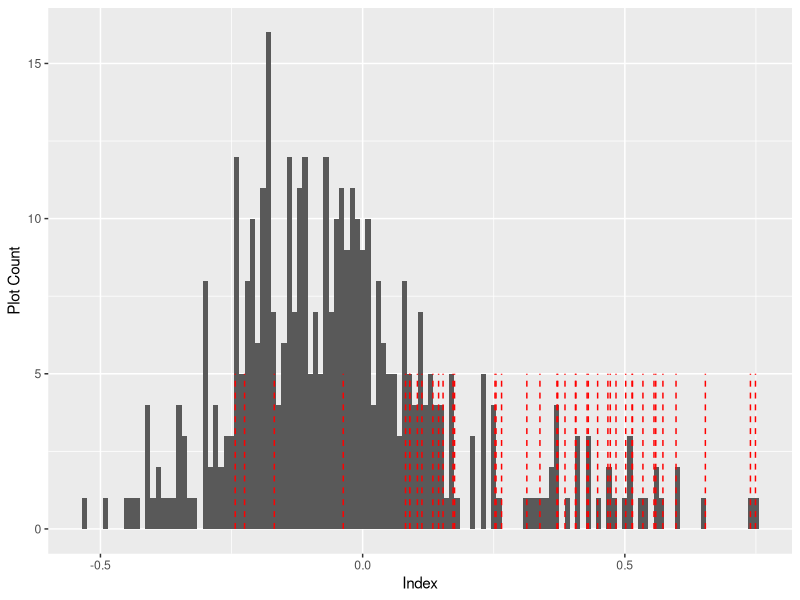
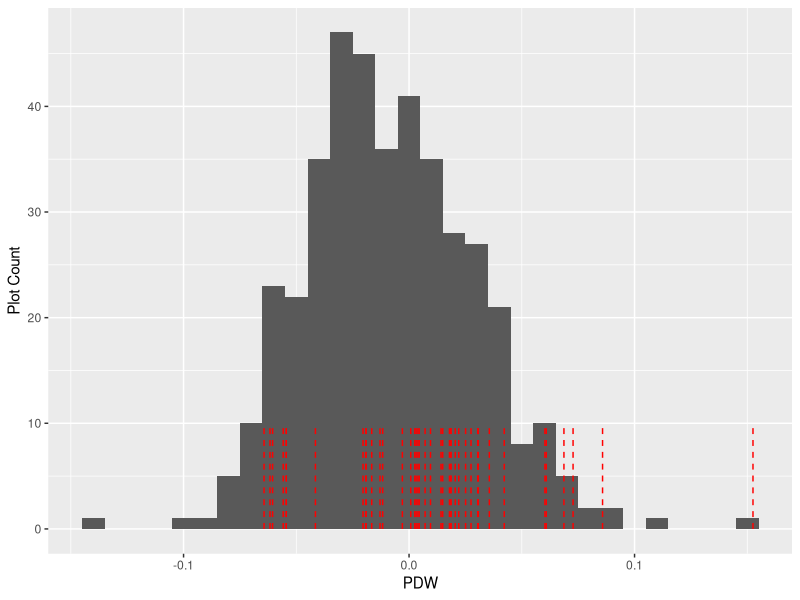
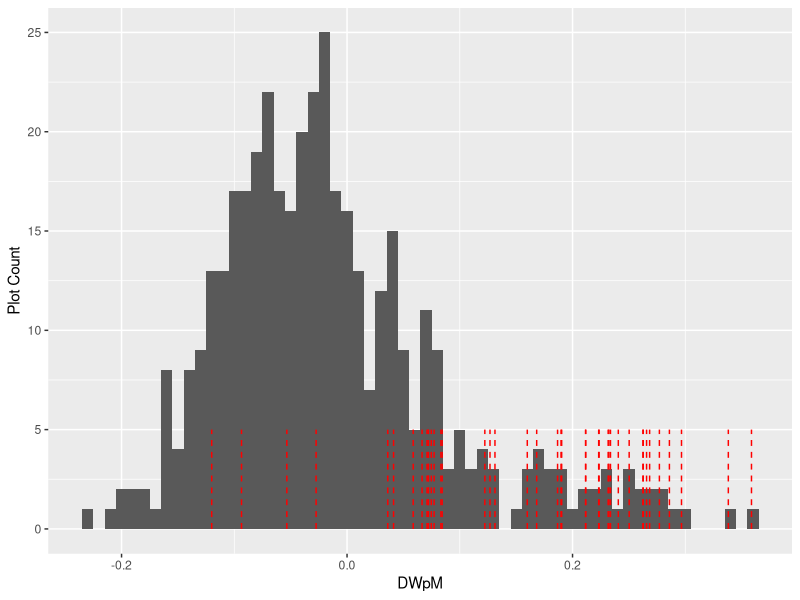
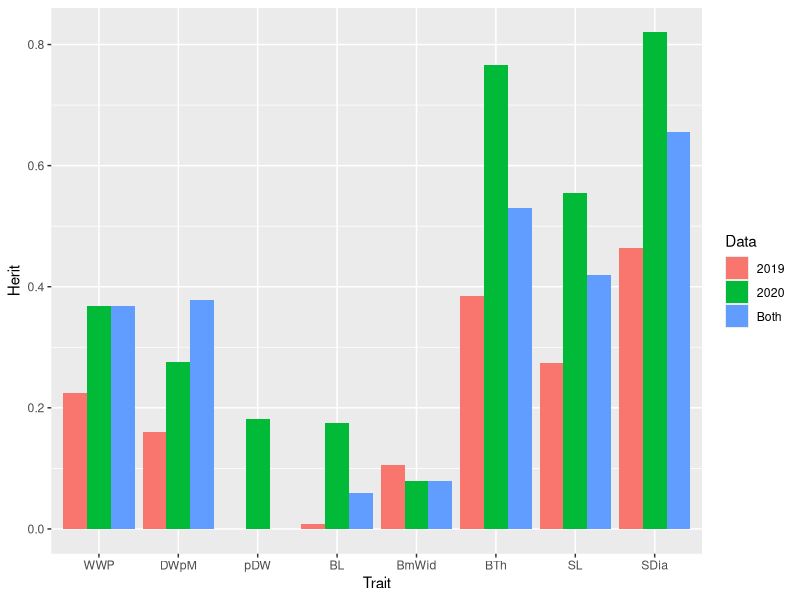
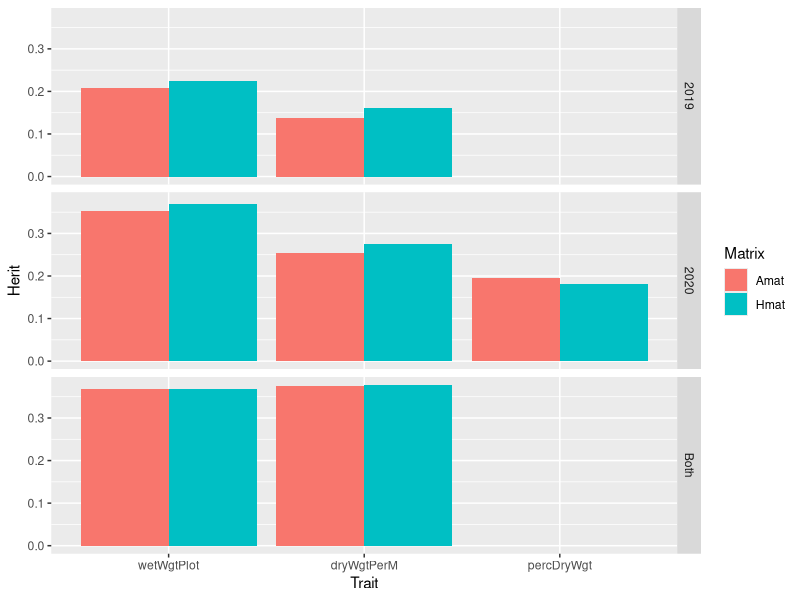
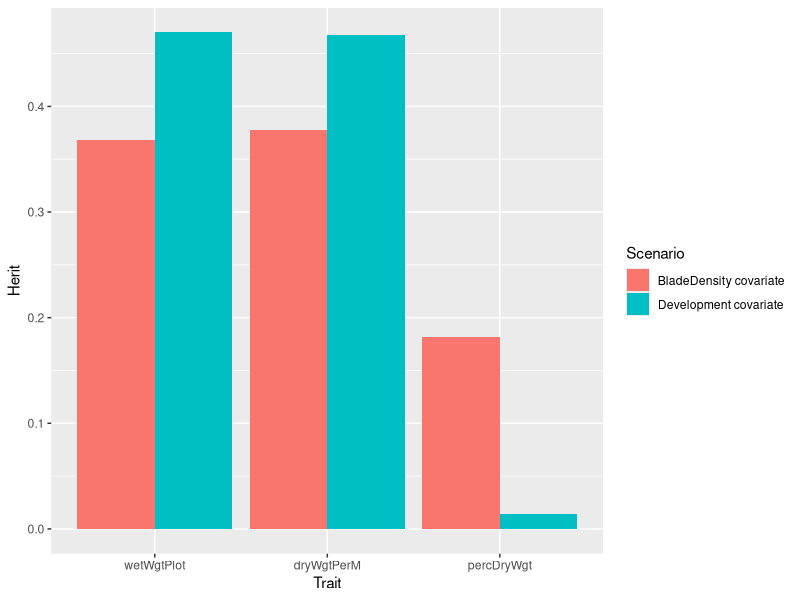

These charts were generated, in order, by the following R code:
# Make hist on the plots
# Record the ones has the sorus tissue

# Find the ones that are the same cross between both years based on the Crosses INFO?????

plotBLUPs<-read.csv("allBLUPsDF_BOTH_Plots.csv",sep=",",header=T)
  head(plotBLUPs)
library(ggplot2)  


histo<-ggplot(plotBLUPs,aes(x=index))+
  geom_histogram(binwidth=0.01)

segment_data = data.frame(
  x = c(plotBLUPs$index[plotBLUPs$Isolate_Sorus=="Yes"]),
  xend = c(plotBLUPs$index[plotBLUPs$Isolate_Sorus=="Yes"]), 
  y = rep(0,length(plotBLUPs$index[plotBLUPs$Isolate_Sorus=="Yes"])),
  yend = rep(5, length(plotBLUPs$index[plotBLUPs$Isolate_Sorus=="Yes"]))
)

 histo +
  geom_segment(data = segment_data, aes(x = x, y = y, xend = xend, yend = yend),linetype="dashed",color="red")+
   labs(x="Index",y="Plot Count")
  
#### PDW  
 histo<-ggplot(plotBLUPs,aes(x=PDW))+
   geom_histogram(binwidth=0.01)
 
 segment_data = data.frame(
   x = c(plotBLUPs$PDW[plotBLUPs$Isolate_Sorus=="Yes"]),
   xend = c(plotBLUPs$PDW[plotBLUPs$Isolate_Sorus=="Yes"]), 
   y = rep(0,length(plotBLUPs$PDW[plotBLUPs$Isolate_Sorus=="Yes"])),
   yend = rep(10, length(plotBLUPs$PDW[plotBLUPs$Isolate_Sorus=="Yes"]))
 )
 
 histo +
   geom_segment(data = segment_data, aes(x = x, y = y, xend = xend, yend = yend),linetype="dashed",color="red")+
   labs(x="PDW",y="Plot Count")

 #### DWpM  
 histo<-ggplot(plotBLUPs,aes(x=DWpM))+
   geom_histogram(binwidth=0.01)
 
 segment_data = data.frame(
   x = c(plotBLUPs$DWpM[plotBLUPs$Isolate_Sorus=="Yes"]),
   xend = c(plotBLUPs$DWpM[plotBLUPs$Isolate_Sorus=="Yes"]), 
   y = rep(0,length(plotBLUPs$DWpM[plotBLUPs$Isolate_Sorus=="Yes"])),
   yend = rep(5, length(plotBLUPs$DWpM[plotBLUPs$Isolate_Sorus=="Yes"]))
 )
 
 histo +
   geom_segment(data = segment_data, aes(x = x, y = y, xend = xend, yend = yend),linetype="dashed",color="red")+
   labs(x="DWpM",y="Plot Count")
 
 
# geom_vline(xintercept=c(plotBLUPs$index[plotBLUPs$Isolate_Sorus=="Yes"]),linetype="dashed",color="red")+
# geom_abline(xintercept=plotBLUPs$index[plotBLUPs$Isolate_Sorus=="Yes"],col="red")
#hist(plotBLUPs$index)
#abline(v=c(plotBLUPs$index[plotBLUPs$Isolate_Sorus=="Yes"]),col="red")

 h2PlIn<-read.csv("Heritabilities_Plot_Indi.csv",sep=",",header=T)
 
 #wide to long format
 library(tidyr)
# Gather different traits,what is their value called, from col1:colN 
 h2PI<-gather(h2PlIn,Trait,Herit,wetWgtPlot:stipeDiameter,factor_key = T)
 head(h2PI)

levels(h2PI$Trait) <-c("WWP","DWpM","pDW","BL","BmWid","BTh","SL","SDia")
head(h2PI)

ggplot(h2PI,aes(fill=Data,y=Herit,x=Trait))+
      geom_bar(position=position_dodge(),stat="identity")
      

# 
h2PL<-read.csv("Heritabilities_Plot_Scenarios.csv",sep=",",header=T)
  head(h2PL) 

h2PL.long<-gather(h2PL,Trait,Herit,densityBlades:percDryWgt,factor_key=T)   
  head(h2PL.long)

##compared Amat vs Hmat (both using Model2, where densityBlades are conditioned)
h2AH<-h2PL.long[h2PL.long$Model==2,]
h2AH<-h2AH[!is.na(h2AH$Herit),]
h2AH

ggplot(h2AH,aes(fill=Matrix,y=Herit,x=Trait))+
  geom_bar(position=position_dodge(),stat="identity")+
    facet_grid(rows=vars(Data))
## compared model2 (condition on blade density) and model3 (condition on development stage)

h2M23<-h2PL.long[h2PL.long$Scenario=="c" |h2PL.long$Scenario=="d",]
h2M23<-h2M23[!h2M23$Trait=="densityBlades",]
  h2M23
h2M23$Scenario<-factor(h2M23$Scenario)
  str(h2M23)
levels(h2M23$Scenario)<-c("BladeDensity covariate","Development covariate")

ggplot(h2M23,aes(fill=Scenario,y=Herit,x=Trait))+
  geom_bar(position=position_dodge(),stat="identity")
